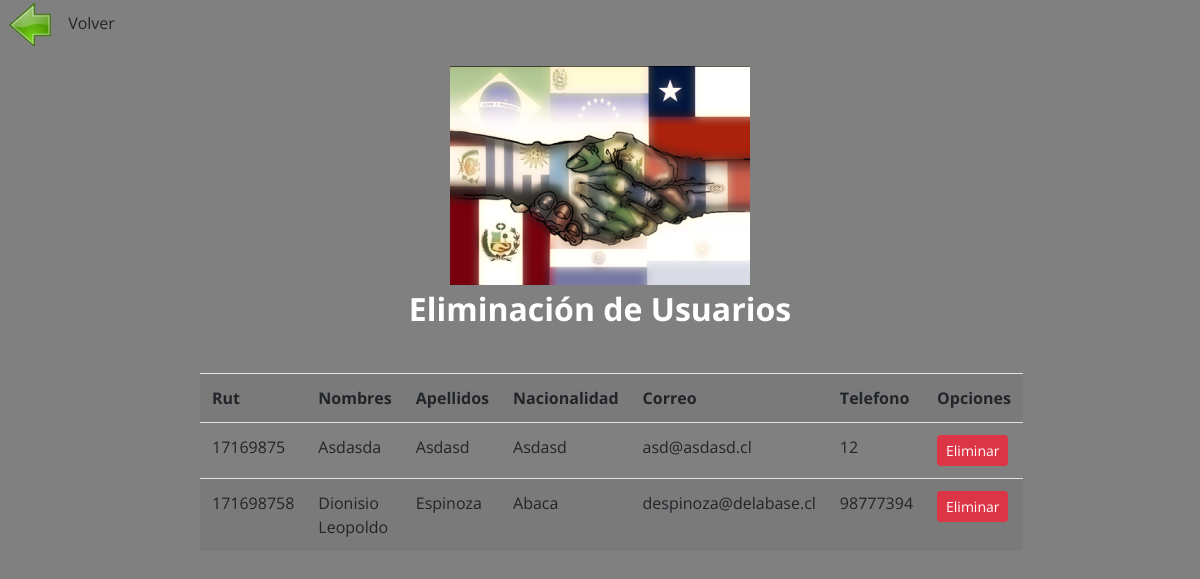
Page /elimlista/ on the earlier database version.
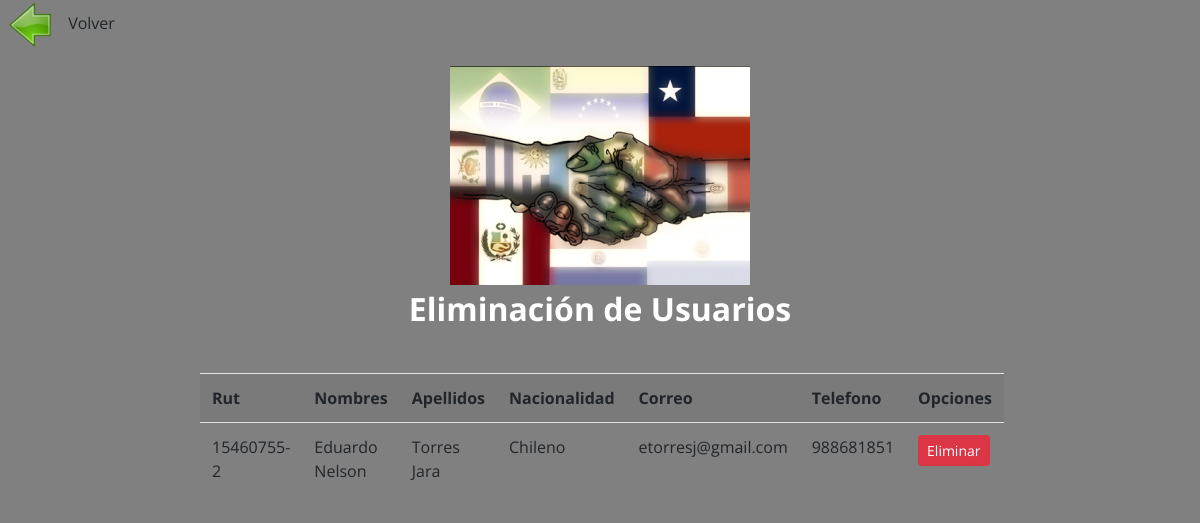
Same page on the later database version.
### app/models.py (models this page shows, shortened)
class Agregar(models.Model):
    rut = models.CharField(max_length=200, default='', blank=False)
    nombres = models.CharField(max_length=200, default='', blank=False)
    apellidos = models.CharField(max_length=200, default='', blank=False)
    edad = models.IntegerField()
    fecha_creacion = models.DateField(default='', blank=False)
    nacionalidad = models.CharField(max_length=200, default='')
    direccion = models.CharField(max_length=200, default='')
    correo = models.EmailField(max_length=200, default='')
    telefono = models.IntegerField()

### app/views.py (the view)
# urls.py: path('elimlista/', elimlista, name="elimlista"),
def elimlista(request):
    usuarios = Agregar.objects.all()
    data = {
        'usuarios': usuarios
    }
    return render(request, 'app/elimlista.html', data)

### app/templates/app/elimlista.html (shortened to what this page needs)
<!DOCTYPE html>
<html lang="es">
<head>
    {% load static %}
    <link rel="stylesheet" href="https://maxcdn.bootstrapcdn.com/bootstrap/4.0.0/css/bootstrap.min.css">
    <link rel="stylesheet" href="{% static 'app/assets/css/estilos2.css' %}">
</head>
<body>
    {% load static %}
    <p><a href="{% url 'menu' %}" ><img src="{% static 'app/img/back.png' %}" alt="volver"></a> Volver</p>
    <div class="contenedor">
        <header>
            <div class="logo">
                <div class="imagen">
                    {% load static %}
                    <a href="{% url 'menu' %}"><img src="{% static 'app/img/logo.png' %}" class="responsive"  alt="Logo"></a>
                </div>
                <p>Eliminación de Usuarios</p>
            </div>
        </header>
        <table class="table table-striped table-hover table-responsive-sm">
            <tr>
                <th>Rut</th>
                <th>Nombres</th>
                <th>Apellidos</th>
                <th>Nacionalidad</th>
                <th>Correo</th>
                <th>Telefono</th>
                <th>Opciones</th>
            </tr>
            {% for u in usuarios %}
            <tr>
                <td>{{ u.rut | title}}</td>
                <td>{{ u.nombres | title}}</td>
                <td>{{ u.apellidos | title}}</td>
                <td>{{ u.nacionalidad | title}}</td>
                <td>{{ u.correo }}</td>
                <td>{{ u.telefono | title}}</td>
                <td><a href="{% url 'eliminar' u.rut %}" class="btn btn-danger btn-sm">Eliminar</a></td>
            </tr>
            {% endfor %}
        </table>
    </div>
    {% load static %}
</body>
</html>

Differences in the rows shown:
removed Agregar: rut "17169875", nombres "Asdasda", apellidos "Asdasd", nacionalidad "Asdasd", correo "asd@asdasd.cl", telefono "12"
removed Agregar: rut "171698758", nombres "Dionisio Leopoldo", apellidos "Espinoza", nacionalidad "Abaca", correo "despinoza@delabase.cl", telefono "98777394"
added Agregar: rut "15460755-2", nombres "Eduardo Nelson", apellidos "Torres Jara", nacionalidad "Chileno", correo "etorresj@gmail.com", telefono "988681851"
